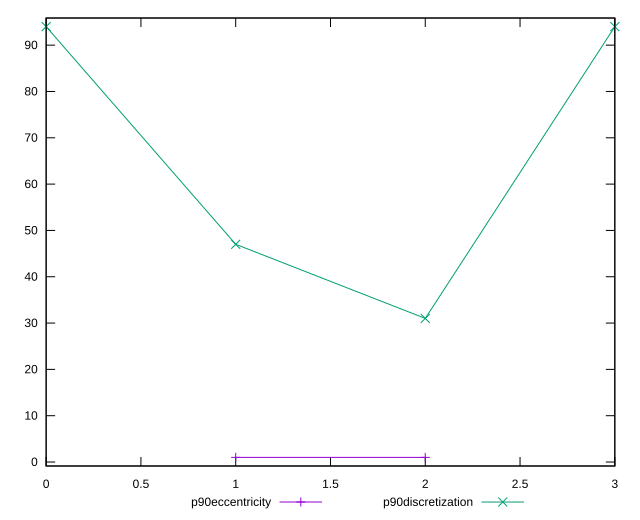

Reproduce this figure in gnuplot.
reset

$p90Eccentricity <<EOF
1 1.0000000000000027
2 1.0000000000000004
EOF

$p90Discretization <<EOF
0 94
1 47
2 31
3 94
EOF

set key outside below
set xrange [0:3]
set yrange [-0.8599999999999997:95.86]
set trange [-0.8599999999999997:95.86]
set terminal svg size 640, 520 enhanced background rgb 'white'
set output "report/report_00029_2021-02-24T13-36-40.390Z/dom-size/progression/eccentricity.svg"

plot $p90Eccentricity title "p90eccentricity" with linespoints, \
     $p90Discretization title "p90discretization" with linespoints

reset
